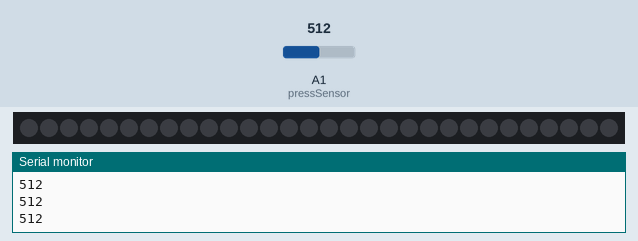
Simulated run of this sketch. Board: Arduino Uno, built with avr-gcc and run on an emulated ATmega328P. On the bench: 30 RGB LEDs in strip order, left to right, the last lines printed to the serial monitor. The test bench sets the inputs (shaded band); at power-on: A1 (pressSensor) = 512. Dim RGB values are drawn brighter than linear.

Above: at 1.2 s.
1.3 s: A1 (pressSensor) set to 411
2.8 s: A1 (pressSensor) set to 385
At 3.19 s:
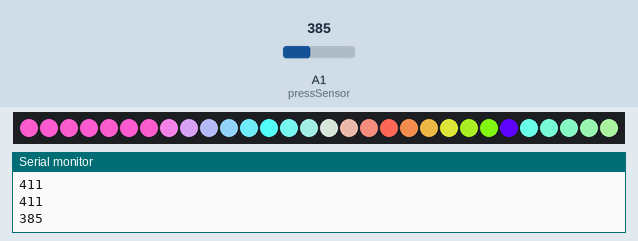
At 4.64 s:
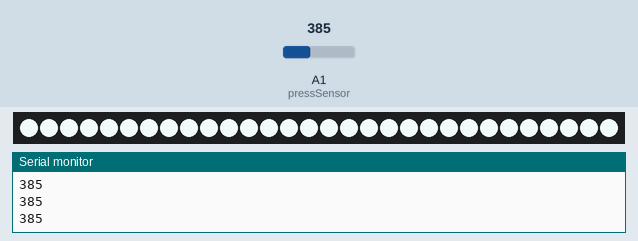
5.7 s: A1 (pressSensor) set to 410
7.2 s: A1 (pressSensor) set to 390
At 7.6 s:
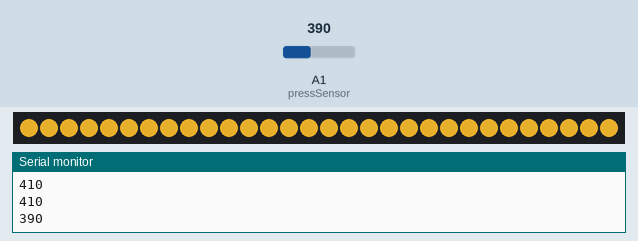
Timing chart, 0 to 10.2 s (numbered marks = the images above; inputs shaded):
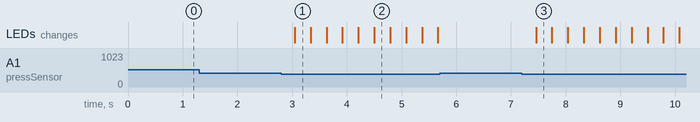

The sketch:

basic.ino
```cpp
#include <Adafruit_NeoPixel.h>

const int pressSensor = A1;
const int led = 9;
Adafruit_NeoPixel strip = Adafruit_NeoPixel(30, led, NEO_GRB + NEO_KHZ800);
int ledState = 0; // 0: 꺼진상태, 1: 특수등, 2: 일반등, 3: 무드등
const int ledNumber = 30;

void setup() {
  // put your setup code here, to run once:
  Serial.begin(115200);
  pinMode(led, OUTPUT);

  strip.begin();
  strip.show();

}

void loop() {
  // put your main code here, to run repeatedly:

  int value = analogRead(pressSensor);
  Serial.println(value);


  if(value >= 20 && value < 400){ // 압력이 오면
    if(ledState == 0){ // 불이 꺼져있다면
      float r = 245;
      float g = 88;
      float b = 200;
      for(int i = 0; i < 6; i++){
        strip.setPixelColor(i, strip.Color(r, g, b)); // 특수
        strip.show();


      }
      for(int i = 6; i < 12; i++){
        strip.setPixelColor(i, strip.Color(r, g, b)); // 특수
        strip.show();
        r -= 27.3;
        g += 27;
        b += 7.83;

      }
      for(int i = 12; i < 18; i++){
        strip.setPixelColor(i, strip.Color(r, g, b)); // 특수
        strip.show();
        r += 27.3;
        g -= 24.8;
        b -= 27.3;

      }
      for(int i = 18; i < 24; i++){
        strip.setPixelColor(i, strip.Color(r, g, b)); // 특수
        strip.show();

         r -= 25.3;
        g += 25.1;
        b -= 13.3;
      }
      for(int i = 24; i < ledNumber; i++){
        strip.setPixelColor(i, strip.Color(r, b, g)); // 특수
        strip.show();

        r += 11.2;
        g -= 22.5;
        b -= 9.1;
      }

      ledState = 1;
    }else if(ledState == 1){
      for(int i = 0; i < ledNumber; i++){
        strip.setPixelColor(i, strip.Color(233, 243, 241)); // 일반등
        strip.show();
      }

      ledState = 2;
    }else if(ledState == 2){
      for(int i = 0; i < ledNumber; i++){
        strip.setPixelColor(i, strip.Color(181, 137, 33)); // 무드등
        strip.show();
      }

      ledState = 3;
    }else{
      for(int i = 0; i < ledNumber; i++){
        strip.setPixelColor(i, strip.Color(0, 0, 0)); // 끔
        strip.show();
      }

      ledState = 0;
    }
  }
  delay(250);
}
```

Measured:
- the behaviour switches between 400 and 399 on A1 (pressSensor) (found by bisection; images 0 and 1)
- after the input at 2.8 s, the LEDs: change after 0.25 s (image 1)
- after the input at 7.2 s, the LEDs: change after 0.26 s (image 3)
